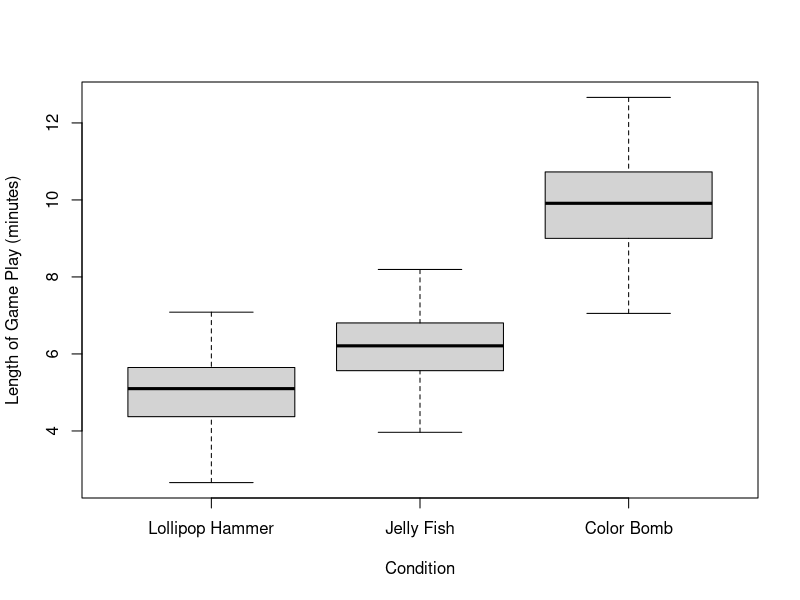
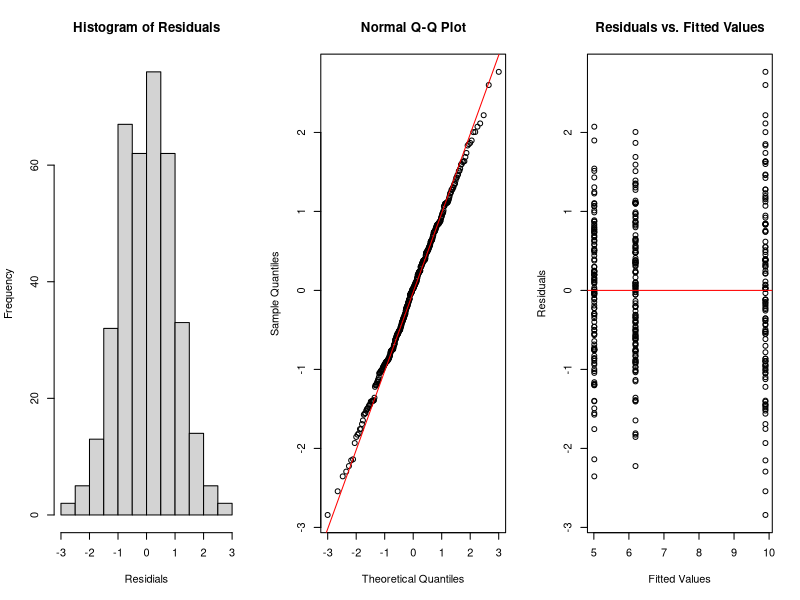

The R script that drew these images, in order:
## Candy Crush F-test Example

## Change working directory
setwd(dir = "/Users/nstevens/Dropbox/Teaching/STAT_430/Spring_2021/R Stuff/")

## Read in the data
candy <- read.csv(file = "candycrush.csv", header = T)

## Plot the data
boxplot(time ~ booster, data = candy, xaxt = "n", ylab = "Length of Game Play (minutes)", xlab = "Condition")
axis(side = 1, at = c(1,2,3), labels = c("Lollipop Hammer", "Jelly Fish", "Color Bomb"))

## Perform the test by fitting a linear regression model
model <- lm(time ~ factor(booster), data = candy)
summary(model)
anova(model)
anova(model)$`Pr(>F)`

## Perform the test by calculate sums of squares manually
N <- nrow(candy)
m <- 3
cond1 <- candy$time[candy$booster == 1]
n1 <- length(cond1)
cond2 <- candy$time[candy$booster == 2]
n2 <- length(cond2)
cond3 <- candy$time[candy$booster == 3]
n3 <- length(cond3)
SSC <- n1*(mean(cond1) - mean(candy$time))^2 + n2*(mean(cond2) - mean(candy$time))^2 + n3*(mean(cond3) - mean(candy$time))^2 
SSE <- sum((cond1 - mean(cond1))^2) + sum((cond2 - mean(cond2))^2) + sum((cond3 - mean(cond3))^2)
t <- (SSC/(m-1)) / (SSE/(N-m))
pv <- pf(q = t, df1 = m-1, df2 = N-m, lower.tail = FALSE)
SSC
SSE
t
pv

## Check model assumptions 
par(mfrow=c(1,3))
hist(model$residuals, xlab = "Residials", main = "Histogram of Residuals")
qqnorm(model$residuals)
qqline(model$residuals, col = "red")
plot(x = model$fitted.values, y = model$residuals, xlab = "Fitted Values", ylab = "Residuals", main = "Residuals vs. Fitted Values")
abline(h = 0, col = "red")
